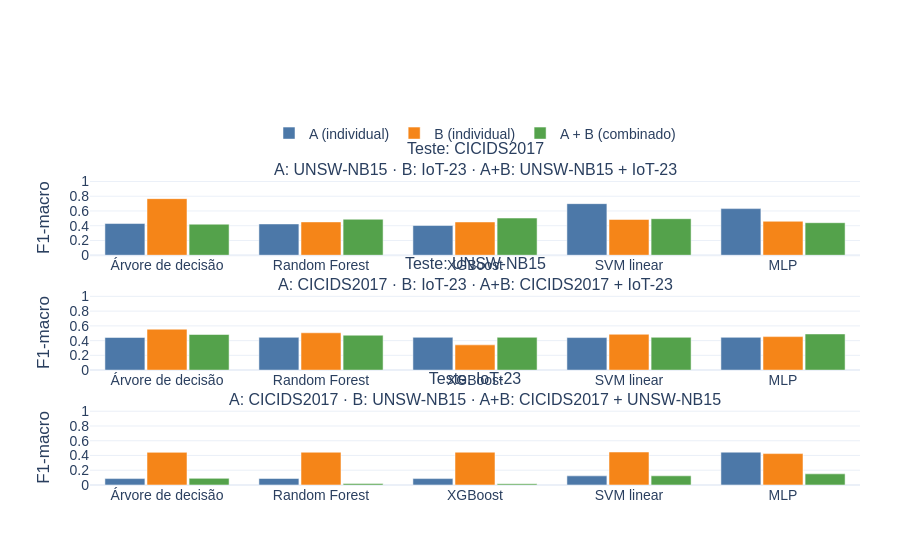

The code cell stored with this chart in its notebook:
### Code cell
# comparação entre treinamentos individuais e combinado
TARGET_TRAINING_SOURCES = {
    "cicids2017": ("unsw_nb15", "iot23", "unsw_nb15_iot23"),
    "unsw_nb15": ("cicids2017", "iot23", "cicids2017_iot23"),
    "iot23": ("cicids2017", "unsw_nb15", "cicids2017_unsw_nb15"),
}

comparison_rows = []
plot_rows = []
for test_source, sources in TARGET_TRAINING_SOURCES.items():
    individual_a, individual_b, combined = sources
    for model in MODEL_ORDER:
        rows = evaluation[
            evaluation["test_source"].eq(test_source)
            & evaluation["model"].eq(model)
            & evaluation["training_source"].isin(sources)
        ].set_index("training_source")
        f1_a = rows.loc[individual_a, "f1_macro"]
        f1_b = rows.loc[individual_b, "f1_macro"]
        f1_combined = rows.loc[combined, "f1_macro"]
        balanced_a = rows.loc[individual_a, "balanced_accuracy"]
        balanced_b = rows.loc[individual_b, "balanced_accuracy"]
        balanced_combined = rows.loc[combined, "balanced_accuracy"]

        comparison_rows.append({
            "test_source": test_source,
            "model": model,
            "individual_a": individual_a,
            "f1_a": f1_a,
            "balanced_a": balanced_a,
            "individual_b": individual_b,
            "f1_b": f1_b,
            "balanced_b": balanced_b,
            "combined": combined,
            "f1_combined": f1_combined,
            "balanced_combined": balanced_combined,
            "f1_delta": f1_combined - max(f1_a, f1_b),
            "balanced_delta": balanced_combined - max(balanced_a, balanced_b),
        })

        for configuration, training_source in [
            ("A (individual)", individual_a),
            ("B (individual)", individual_b),
            ("A + B (combinado)", combined),
        ]:
            plot_rows.append({
                "test_source": test_source,
                "model": model,
                "configuration": configuration,
                "training_source": training_source,
                "f1_macro": rows.loc[training_source, "f1_macro"],
            })

combined_comparison = pd.DataFrame(comparison_rows)
combined_comparison_table = pd.DataFrame({
    "Conjunto de teste": combined_comparison["test_source"].map(SOURCE_LABELS),
    "Modelo": combined_comparison["model"].map(MODEL_ABBREVIATIONS),
    "Origem individual A": combined_comparison["individual_a"].map(SOURCE_LABELS),
    "F1-macro — A": combined_comparison["f1_a"].round(4),
    "Acurácia balanceada — A": combined_comparison["balanced_a"].round(4),
    "Origem individual B": combined_comparison["individual_b"].map(SOURCE_LABELS),
    "F1-macro — B": combined_comparison["f1_b"].round(4),
    "Acurácia balanceada — B": combined_comparison["balanced_b"].round(4),
    "Origens combinadas A + B": combined_comparison["combined"].map(SOURCE_LABELS),
    "F1-macro — A + B": combined_comparison["f1_combined"].round(4),
    "Acurácia balanceada — A + B": combined_comparison["balanced_combined"].round(4),
    "Δ F1-macro": combined_comparison["f1_delta"].round(4),
    "Δ acurácia balanceada": combined_comparison["balanced_delta"].round(4),
})
save_table(
    combined_comparison_table,
    "combined_vs_individual_training_sources.csv",
)
display(combined_comparison_table)

comparison_plot_data = pd.DataFrame(plot_rows)
configuration_order = [
    "A (individual)",
    "B (individual)",
    "A + B (combinado)",
]
configuration_colors = {
    "A (individual)": "#4C78A8",
    "B (individual)": "#F58518",
    "A + B (combinado)": "#54A24B",
}
panel_titles = []
for test_source in TEST_SOURCE_ORDER:
    individual_a, individual_b, combined = TARGET_TRAINING_SOURCES[test_source]
    panel_titles.append(
        f"Teste: {SOURCE_LABELS[test_source]}<br>"
        f"A: {SOURCE_LABELS[individual_a]} · "
        f"B: {SOURCE_LABELS[individual_b]} · "
        f"A+B: {SOURCE_LABELS[combined]}"
    )

comparison_figure = make_subplots(
    rows=3,
    cols=1,
    vertical_spacing=0.13,
    subplot_titles=panel_titles,
)
for row_index, test_source in enumerate(TEST_SOURCE_ORDER, start=1):
    test_data = comparison_plot_data[
        comparison_plot_data["test_source"].eq(test_source)
    ]
    for configuration in configuration_order:
        configuration_data = test_data[
            test_data["configuration"].eq(configuration)
        ].set_index("model").loc[MODEL_ORDER]
        comparison_figure.add_trace(
            go.Bar(
                x=[MODEL_LABELS[model] for model in MODEL_ORDER],
                y=configuration_data["f1_macro"],
                name=configuration,
                showlegend=row_index == 1,
                marker_color=configuration_colors[configuration],
            ),
            row=row_index,
            col=1,
        )

    comparison_figure.update_yaxes(
        title_text="F1-macro",
        range=[0, 1.02],
        dtick=0.2,
        row=row_index,
        col=1,
    )

comparison_figure.update_layout(barmode="group", bargap=0.18, bargroupgap=0.05)
save_figure(
    comparison_figure,
    "individual_and_combined_f1_macro",
    width=1100,
    height=1250,
    top_margin=180,
    legend_y=1.10,
)

### Figure 1 — Plotly figure (JSON) as saved in the notebook; plotly's stock layout.template omitted (floating-point values rounded to 4 significant figures)
{"data": [{"marker": {"color": "#4C78A8"}, "name": "A (individual)", "showlegend": true, "x": ["Árvore de decisão", "Random Forest", "XGBoost", "SVM linear", "MLP"], "y": [0.4297, 0.4241, 0.4029, 0.6994, 0.6319], "type": "bar", "xaxis": "x", "yaxis": "y"}, {"marker": {"color": "#F58518"}, "name": "B (individual)", "showlegend": true, "x": ["Árvore de decisão", "Random Forest", "XGBoost", "SVM linear", "MLP"], "y": [0.7673, 0.4517, 0.4511, 0.485, 0.4602], "type": "bar", "xaxis": "x", "yaxis": "y"}, {"marker": {"color": "#54A24B"}, "name": "A + B (combinado)", "showlegend": true, "x": ["Árvore de decisão", "Random Forest", "XGBoost", "SVM linear", "MLP"], "y": [0.4208, 0.4877, 0.5043, 0.4954, 0.441], "type": "bar", "xaxis": "x", "yaxis": "y"}, {"marker": {"color": "#4C78A8"}, "name": "A (individual)", "showlegend": false, "x": ["Árvore de decisão", "Random Forest", "XGBoost", "SVM linear", "MLP"], "y": [0.4427, 0.4444, 0.4444, 0.4413, 0.4445], "type": "bar", "xaxis": "x2", "yaxis": "y2"}, {"marker": {"color": "#F58518"}, "name": "B (individual)", "showlegend": false, "x": ["Árvore de decisão", "Random Forest", "XGBoost", "SVM linear", "MLP"], "y": [0.5549, 0.5061, 0.3424, 0.4859, 0.4543], "type": "bar", "xaxis": "x2", "yaxis": "y2"}, {"marker": {"color": "#54A24B"}, "name": "A + B (combinado)", "showlegend": false, "x": ["Árvore de decisão", "Random Forest", "XGBoost", "SVM linear", "MLP"], "y": [0.4828, 0.4733, 0.4449, 0.4449, 0.4901], "type": "bar", "xaxis": "x2", "yaxis": "y2"}, {"marker": {"color": "#4C78A8"}, "name": "A (individual)", "showlegend": false, "x": ["Árvore de decisão", "Random Forest", "XGBoost", "SVM linear", "MLP"], "y": [0.0867, 0.08817, 0.08664, 0.1239, 0.4451], "type": "bar", "xaxis": "x3", "yaxis": "y3"}, {"marker": {"color": "#F58518"}, "name": "B (individual)", "showlegend": false, "x": ["Árvore de decisão", "Random Forest", "XGBoost", "SVM linear", "MLP"], "y": [0.4425, 0.444, 0.4444, 0.4471, 0.4258], "type": "bar", "xaxis": "x3", "yaxis": "y3"}, {"marker": {"color": "#54A24B"}, "name": "A + B (combinado)", "showlegend": false, "x": ["Árvore de decisão", "Random Forest", "XGBoost", "SVM linear", "MLP"], "y": [0.08987, 0.02054, 0.01734, 0.1245, 0.151], "type": "bar", "xaxis": "x3", "yaxis": "y3"}], "layout": {"xaxis": {"anchor": "y", "domain": [0.0, 1.0]}, "yaxis": {"anchor": "x", "domain": [0.7533, 1.0], "title": {"text": "F1-macro"}, "range": [0, 1.02], "dtick": 0.2}, "xaxis2": {"anchor": "y2", "domain": [0.0, 1.0]}, "yaxis2": {"anchor": "x2", "domain": [0.3767, 0.6233], "title": {"text": "F1-macro"}, "range": [0, 1.02], "dtick": 0.2}, "xaxis3": {"anchor": "y3", "domain": [0.0, 1.0]}, "yaxis3": {"anchor": "x3", "domain": [0.0, 0.2467], "title": {"text": "F1-macro"}, "range": [0, 1.02], "dtick": 0.2}, "annotations": [{"font": {"size": 16}, "showarrow": false, "text": "Teste: CICIDS2017<br>A: UNSW-NB15 · B: IoT-23 · A+B: UNSW-NB15 + IoT-23", "x": 0.5, "xanchor": "center", "xref": "paper", "y": 1.0, "yanchor": "bottom", "yref": "paper"}, {"font": {"size": 16}, "showarrow": false, "text": "Teste: UNSW-NB15<br>A: CICIDS2017 · B: IoT-23 · A+B: CICIDS2017 + IoT-23", "x": 0.5, "xanchor": "center", "xref": "paper", "y": 0.6233, "yanchor": "bottom", "yref": "paper"}, {"font": {"size": 16}, "showarrow": false, "text": "Teste: IoT-23<br>A: CICIDS2017 · B: UNSW-NB15 · A+B: CICIDS2017 + UNSW-NB15", "x": 0.5, "xanchor": "center", "xref": "paper", "y": 0.2467, "yanchor": "bottom", "yref": "paper"}], "barmode": "group", "bargap": 0.18, "bargroupgap": 0.05, "font": {"family": "Arial", "size": 14}, "margin": {"l": 90, "r": 40, "t": 180, "b": 75}, "legend": {"orientation": "h", "yanchor": "bottom", "y": 1.1, "xanchor": "center", "x": 0.5}}}
